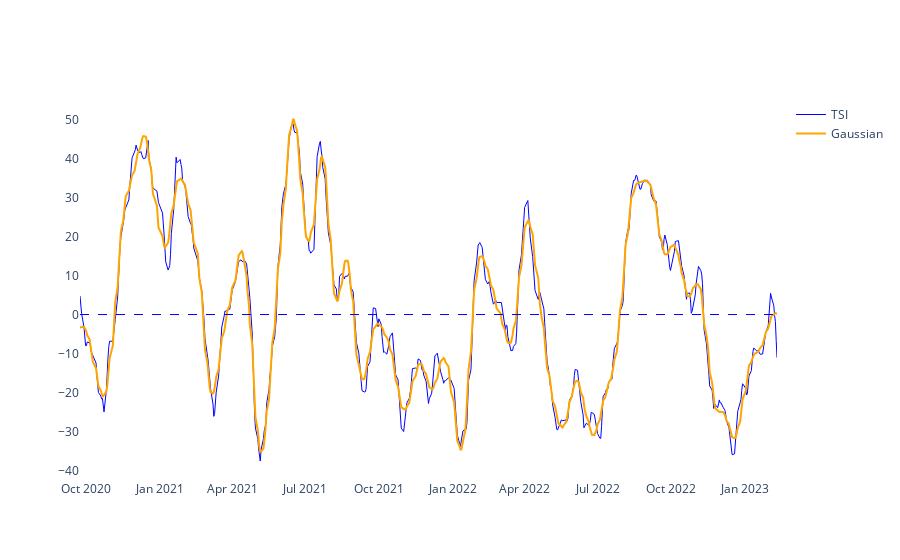

Notebook source saved alongside this figure:
### Code cell
#TSI

tsi_config=[25,13]
resultados_tsi = ta.momentum.TSIIndicator(df["Close"],tsi_config[0],tsi_config[1],False)

resultados_tsi.tsi().dropna(inplace=True)


#Gaussian TSI
resultados_tsi_sem_null = resultados_tsi.tsi().dropna()

tsi_np = resultados_tsi_sem_null.to_numpy()

tsi_np = tsi_np.reshape(1,len(tsi_np))


smoother_tsi = GaussianSmoother(n_knots=60, sigma=0.0003)
smoother_tsi.smooth(tsi_np)


fig = go.Figure()

fig.add_trace(
    go.Scatter(
        name="TSI",
        x=df.tail(len(resultados_tsi_sem_null)).index,
        y=resultados_tsi_sem_null,
        line=dict(color='blue', width=1))
)

fig.add_trace(
    go.Scatter(
        x=df.tail(len(resultados_tsi_sem_null)).index,
        y=smoother_tsi.smooth_data[0],
        mode='lines',
        name='Gaussian',
        line=dict(color="orange"))
)





fig.add_hline(y=0,line_color="blue",line_width=1, line_dash="dash")
fig.update_layout(paper_bgcolor='rgba(0,0,0,0)', plot_bgcolor='rgba(0,0,0,0)')

### Figure 1 — Plotly figure (JSON) as saved in the notebook; plotly's stock layout.template omitted (floating-point values rounded to 4 significant figures; data arrays with more than 128 entries replaced by an {"elided": "..."} marker saying what was removed)
{"data": [{"line": {"color": "blue", "width": 1}, "name": "TSI", "type": "scatter", "x": {"elided": "593 str values"}, "y": {"elided": "593 float values"}}, {"line": {"color": "orange"}, "mode": "lines", "name": "Gaussian", "type": "scatter", "x": {"elided": "593 str values"}, "y": {"elided": "593 float values"}}], "layout": {"paper_bgcolor": "rgba(0,0,0,0)", "plot_bgcolor": "rgba(0,0,0,0)", "shapes": [{"line": {"color": "blue", "dash": "dash", "width": 1}, "type": "line", "x0": 0, "x1": 1, "xref": "x domain", "y0": 0, "y1": 0, "yref": "y"}]}}
